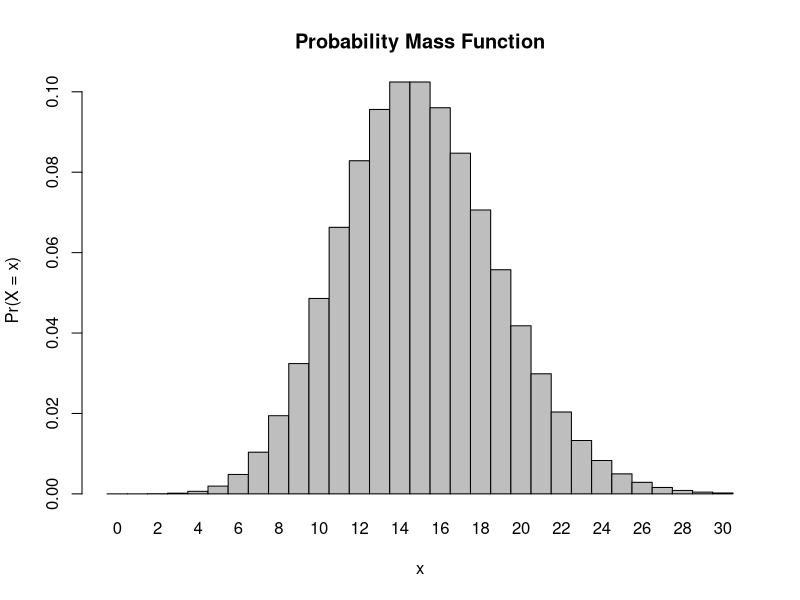
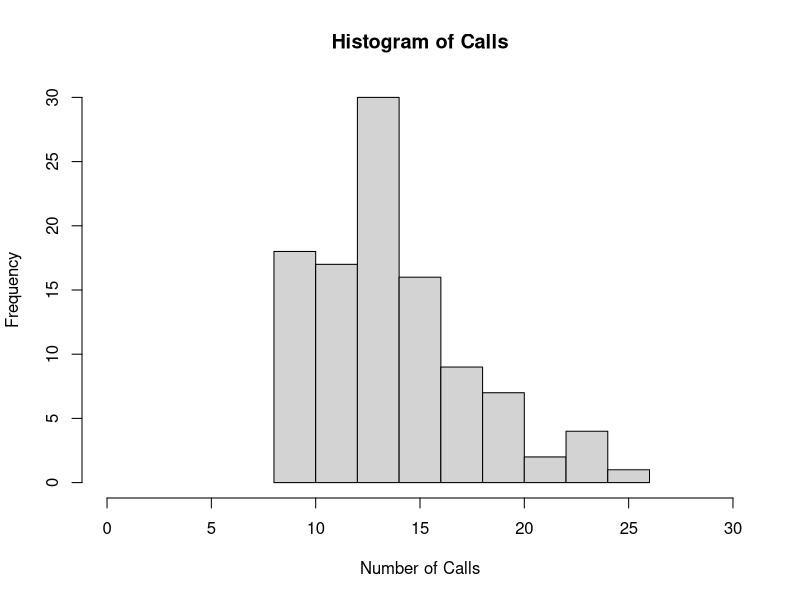

Write R code to recreate these figures, in order.
## ---- chunk 1
knitr::opts_chunk$set(echo = TRUE)

## ---- chunk 2
1-dpois(8,15)
## ---- chunk 3
dpois(0,15)
## ---- chunk 4
dpois(3,15)
## ---- chunk 5
x <- 0:30
l = 15
probset <- dpois(x = x, lambda = l)
barplot(probset, names.arg = x, space = 0, xlab = "x", ylab = "Pr(X = x)", main = "Probability Mass Function")
## ---- chunk 6
rpois(104, 15)
## ---- chunk 7
library(ggplot2)
x <- rpois(104, 15)  # simulate from a normal distribution with mean 5 and SD 8
hist(x,xlim=c(0,30),xlab = "Number of Calls", main = "Histogram of Calls")
